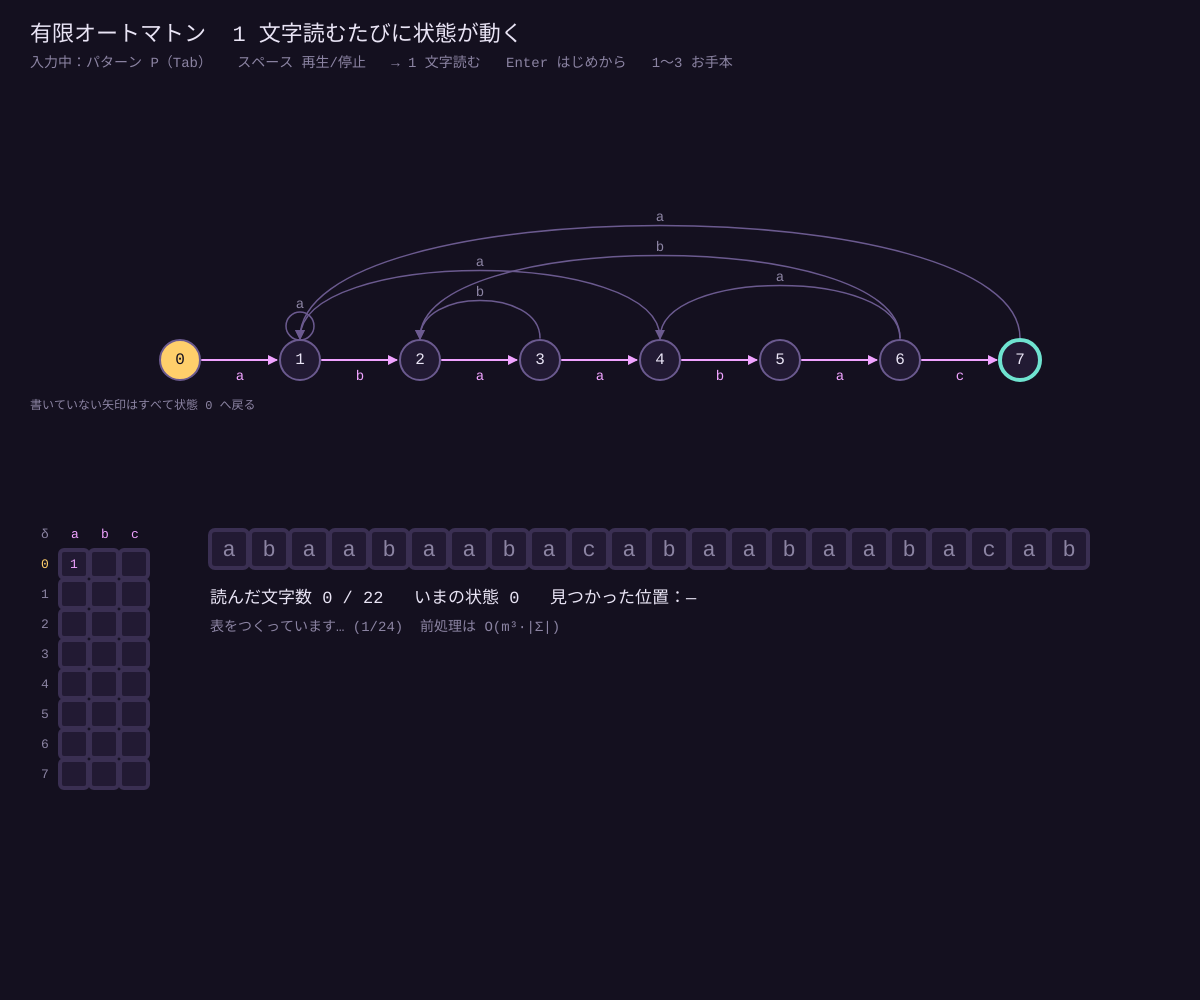
Frame 1 (no input)
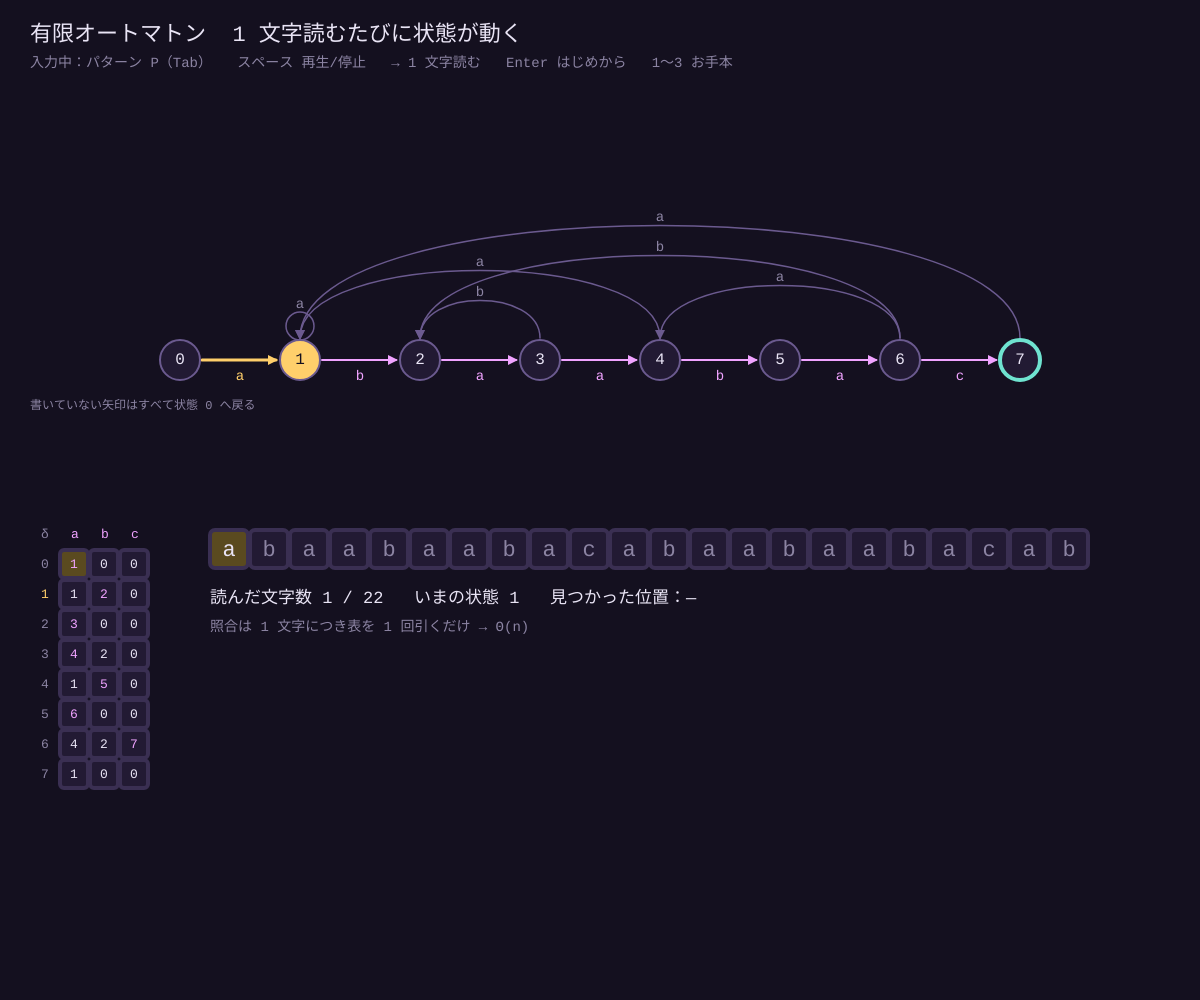
Frame 60 (no input)
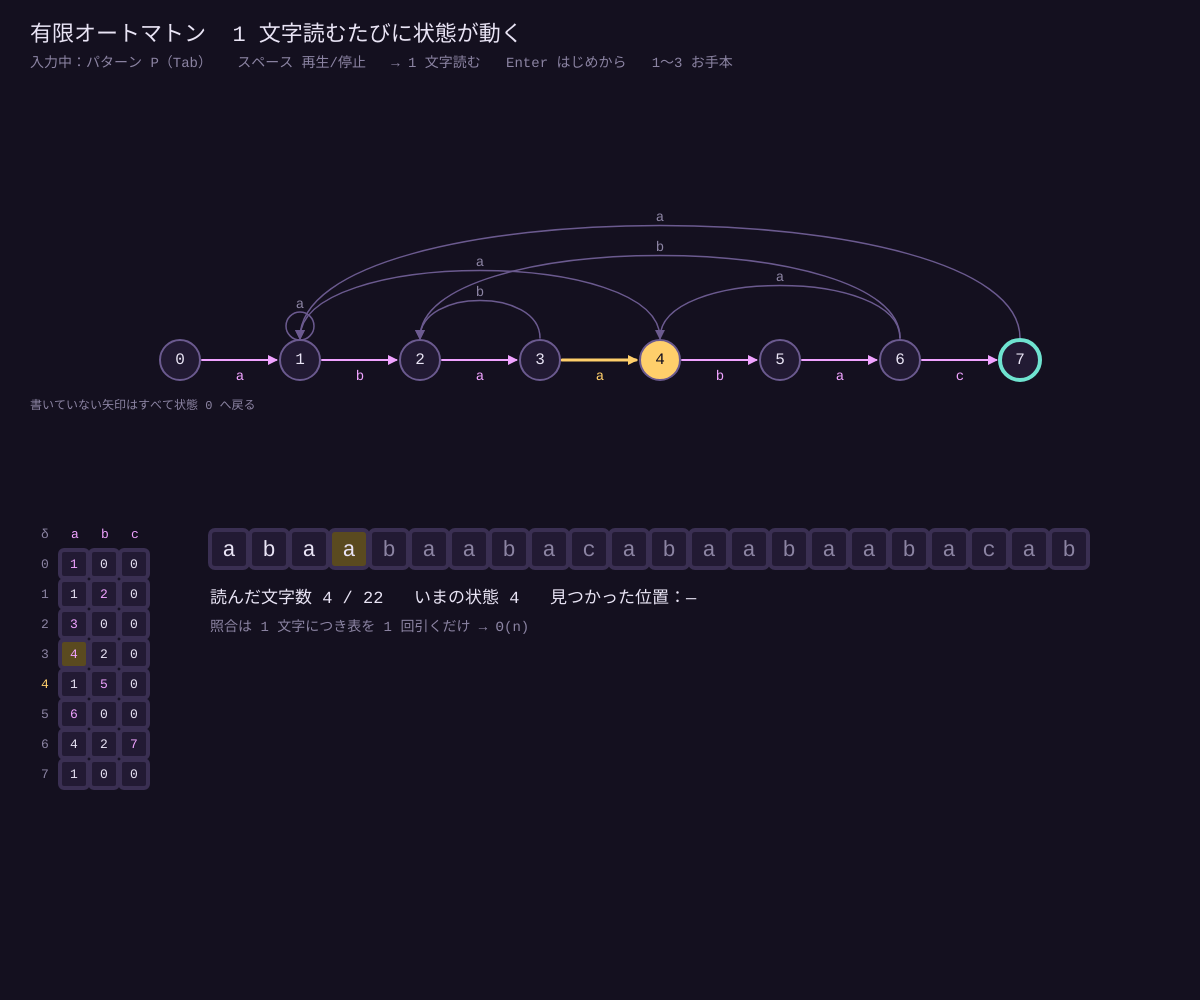
Frame 120 (the mouse pressed at the canvas centre since frame 60)

The p5.js sketch that drew these frames (run headless with seeded random() and noise() and a simulated clock; from frame 60 on, the mouse is pressed at the canvas centre):

// p5.js sketch
// ── sketch.js
// ============================================
// 02 有限オートマトンで文字列照合
// 「いま P の先頭何文字ぶん一致しているか」を状態 0〜m として、1 文字読むごとに表 δ で次の状態へ
// テキストの各文字を 1 回しか見ない。表をつくる（前処理）のがこの方法の仕事
// 操作：キーで入力 / Tab = テキスト⇄パターン / Backspace / スペース = 再生・停止
//       → = 1 文字読む / Enter = はじめから / 1〜3 = お手本
// ============================================

let T = 'abaabaabacabaabaabacab';
let P = 'abaabac';
let editing = 'P';
let speed = 24;         // ★ 何フレームに 1 文字読むか
let auto = true;

let sigma = [];         // アルファベット（P に出てくる文字）
let delta = [];         // delta[q][a] = 次の状態
let built = 0;          // 表をつくるアニメーション：何マスできたか
let state = 0, pos = 0, found = [], lastEdge = null;

const BG = '#14101f', PANEL = '#221a33', FG = '#e9e4f5', DIM = '#8c84a3';
const ORCHID = '#f0a3ff', MINT = '#6fe3d0', GOLD = '#ffcf6b', BAD = '#ff6b81';

function setup() {
  createCanvas(windowWidth, windowHeight);
  textFont('monospace');
  rebuild();
}

// ★ 遷移関数をつくる
// δ(q, a) = 「P[0..q) + a」の末尾と一致する P の最長の先頭部分の長さ
function rebuild() {
  let m = P.length;
  sigma = [...new Set(P.split(''))].sort();
  delta = [];
  for (let q = 0; q <= m; q++) {
    delta[q] = {};
    for (let a of sigma) {
      let k = min(m, q + 1);
      let w = P.slice(0, q) + a;
      while (k > 0 && !w.endsWith(P.slice(0, k))) k--;
      delta[q][a] = k;
    }
  }
  built = 0;
  restartRun();
}

function restartRun() { state = 0; pos = 0; found = []; lastEdge = null; }

function readOne() {
  let m = P.length;
  if (m === 0 || pos >= T.length) return;
  let c = T[pos];
  let nxt = c in delta[state] ? delta[state][c] : 0;   // P に出てこない文字は状態 0 へ
  lastEdge = { from: state, to: nxt, c };
  state = nxt;
  if (state === m) found.push(pos - m + 1);
  pos++;
}

function draw() {
  background(BG);
  let m = P.length;
  let cells = (m + 1) * sigma.length;
  if (built < cells) built += 1; // 表を 1 マスずつ埋める
  else if (auto && frameCount % speed === 0) readOne();

  noStroke(); fill(FG); textAlign(LEFT, TOP); textSize(22);
  text('有限オートマトン  1 文字読むたびに状態が動く', 30, 24);
  fill(DIM); textSize(14);
  text(`入力中：${editing === 'T' ? 'テキスト T' : 'パターン P'}（Tab）   スペース 再生/停止   → 1 文字読む   Enter はじめから   1〜3 お手本`, 30, 56);
  if (m === 0) { fill(BAD); textSize(18); text('パターンが空です。文字を入力してください', 30, 100); return; }

  // --- 状態図 ---
  let gap = min(120, (width - 120) / max(m, 1));
  let x0 = (width - gap * m) / 2, yS = height * 0.36;
  let X = (q) => x0 + q * gap;
  // 後戻りの矢印（0 以外）をまとめる
  let back = {};
  for (let q = 0; q <= m; q++) for (let a of sigma) {
    let k = delta[q][a];
    if (k > 0 && k !== q + 1) { let ek = q + '>' + k; back[ek] = (back[ek] || []).concat(a); }
  }
  textSize(14); textAlign(CENTER, CENTER);
  for (let ek in back) {
    let [q, k] = ek.split('>').map(Number);
    let on = lastEdge && lastEdge.from === q && lastEdge.to === k;
    stroke(on ? GOLD : '#6b5a8f'); strokeWeight(on ? 3 : 1.5); noFill();
    if (q === k) { circle(X(q), yS - 34, 28); }
    else {
      let hgt = 30 + abs(q - k) * 20;
      bezier(X(q), yS - 22, X(q), yS - 22 - hgt, X(k), yS - 22 - hgt, X(k), yS - 22);
      fill(on ? GOLD : '#6b5a8f'); noStroke(); triangle(X(k), yS - 20, X(k) - 5, yS - 30, X(k) + 5, yS - 30);
    }
    noStroke(); fill(on ? GOLD : DIM);
    text(back[ek].join(','), (X(q) + X(k)) / 2, q === k ? yS - 56 : yS - 22 - (30 + abs(q - k) * 20) * 0.75 - 8);
  }
  // 前に進む矢印
  for (let q = 0; q < m; q++) {
    let on = lastEdge && lastEdge.from === q && lastEdge.to === q + 1;
    stroke(on ? GOLD : ORCHID); strokeWeight(on ? 3 : 2);
    line(X(q) + 22, yS, X(q + 1) - 24, yS);
    noStroke(); fill(on ? GOLD : ORCHID);
    triangle(X(q + 1) - 22, yS, X(q + 1) - 32, yS - 5, X(q + 1) - 32, yS + 5);
    text(P[q], (X(q) + X(q + 1)) / 2, yS + 16);
  }
  // 状態の丸
  for (let q = 0; q <= m; q++) {
    stroke(q === m ? MINT : '#6b5a8f'); strokeWeight(q === m ? 4 : 2);
    fill(q === state ? (state === m ? MINT : GOLD) : PANEL);
    circle(X(q), yS, 40);
    noStroke(); fill(q === state ? BG : FG); textSize(16);
    text(q, X(q), yS);
  }
  fill(DIM); textSize(12); textAlign(LEFT, TOP);
  text('書いていない矢印はすべて状態 0 へ戻る', 30, yS + 40);

  // --- 遷移表 δ ---
  let cs = 30, tx = 30, ty = height * 0.52;
  textSize(13); textAlign(CENTER, CENTER);
  fill(DIM); text('δ', tx + cs / 2, ty + cs / 2);
  sigma.forEach((a, c) => { fill(ORCHID); text(a, tx + (c + 1) * cs + cs / 2, ty + cs / 2); });
  let idx = 0;
  for (let q = 0; q <= m; q++) {
    fill(q === state ? GOLD : DIM); text(q, tx + cs / 2, ty + (q + 1) * cs + cs / 2);
    sigma.forEach((a, c) => {
      let shown = idx < built; idx++;
      let on = lastEdge && lastEdge.from === q && lastEdge.c === a;
      fill(on ? '#5a4a1f' : PANEL); stroke('#3a2f52');
      rect(tx + (c + 1) * cs, ty + (q + 1) * cs, cs - 2, cs - 2, 4);
      noStroke(); fill(delta[q][a] === q + 1 ? ORCHID : FG);
      if (shown) text(delta[q][a], tx + (c + 1) * cs + cs / 2 - 1, ty + (q + 1) * cs + cs / 2);
    });
  }

  // --- テキスト ---
  let n = T.length;
  let cw = constrain((width - tx - (sigma.length + 2) * cs - 80) / max(n, 1), 14, 40);
  let x1 = tx + (sigma.length + 2) * cs + 30, yT = ty + 10;
  for (let i = 0; i < n; i++) {
    let hit = found.some((f) => i >= f && i < f + m);
    stroke(editing === 'T' ? ORCHID : '#3a2f52'); fill(hit ? '#2f5e57' : i === pos - 1 ? '#5a4a1f' : PANEL);
    rect(x1 + i * cw, yT, cw - 2, cw - 2, 5);
    noStroke(); fill(i < pos ? FG : DIM); textSize(cw * 0.55);
    text(T[i], x1 + i * cw + cw / 2 - 1, yT + cw / 2);
  }
  fill(FG); textAlign(LEFT, TOP); textSize(17);
  text(`読んだ文字数 ${pos} / ${n}   いまの状態 ${state}   見つかった位置：${found.length ? found.join(', ') : '—'}`, x1, yT + cw + 20);
  fill(DIM); textSize(14);
  text(built < cells ? `表をつくっています… (${built}/${cells})  前処理は O(m³·|Σ|)` : '照合は 1 文字につき表を 1 回引くだけ → Θ(n)', x1, yT + cw + 50);
}

function keyPressed() {
  if (key === ' ') { auto = !auto; return false; }
  if (key === RIGHT_ARROW) { built = 1e9; readOne(); return false; }
  if (key === ENTER) { restartRun(); return false; }
  if (key === TAB) { editing = editing === 'T' ? 'P' : 'T'; return false; }
  if (key === BACKSPACE) { if (editing === 'T') { T = T.slice(0, -1); restartRun(); } else { P = P.slice(0, -1); rebuild(); } return false; }
  if (key === '1') { T = 'abaabaabacabaabaabacab'; P = 'abaabac'; rebuild(); }
  if (key === '2') { T = 'aabaaabaaaab'; P = 'aaab'; rebuild(); }
  if (key === '3') { T = 'GCATCGCAGAGAGTATACAGTACG'; P = 'GCAGAGAG'; rebuild(); }
}

function keyTyped() {
  if (key.length !== 1 || key === ' ' || '123'.includes(key)) return;
  if (editing === 'T' && T.length < 30) { T += key; restartRun(); }
  if (editing === 'P' && P.length < 9) { P += key; rebuild(); }
  return false;
}

function windowResized() { resizeCanvas(windowWidth, windowHeight); }
